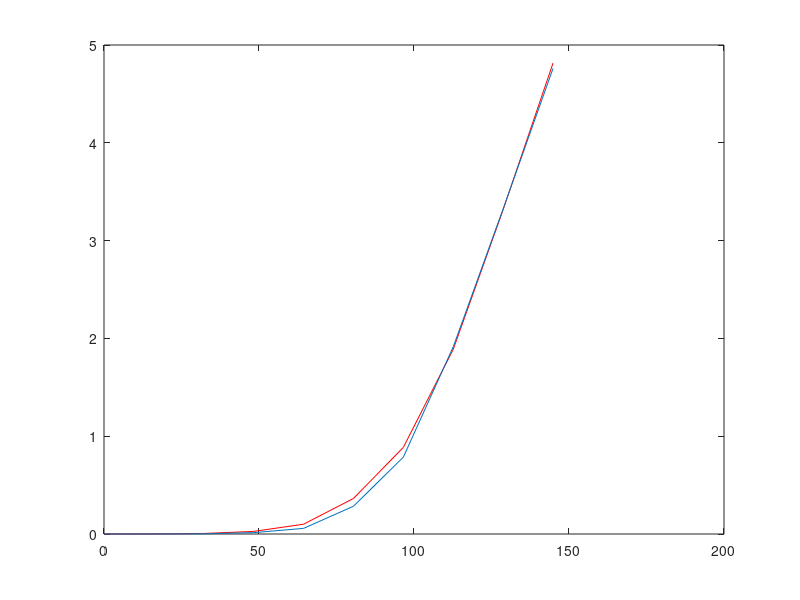

Source code (MATLAB):
r1 = 10;
r2 = 6;
D = 8;

assistedRate = zeros(100,1);
rate = zeros(100,1);
SNR = zeros(10,1);
pdfRate = zeros(10,1);
directRate = zeros(10,1);

Ps = 1;
Pnoise = 1;
for i = 1:10
    
      
    alpha1=0.9;
    alpha2 = 1-alpha1;
    Psb = alpha1*Ps;
    Psm = alpha2*Ps;

    beta1 = 0.1;
    Psm1 = beta1*Psm;
    Psm2 = (1-beta1)*Psm;

    Pr = Ps;
    Prm = Ps/alpha2;
    
    for j = 1:100
    
        g131 = exprnd(1,1,1);
        g12 = exprnd(1,1,1);
        g132 = exprnd(1,1,1);
        g23 = exprnd(1,1,1);

        gamma = 4;

        h131 = g131*(r1^(-gamma));
        h12 = g12*(r2^(-gamma));
        h132 = g132*(r1^(-gamma));
        h23 = g23*(D^(-gamma));

        C1 = alpha1*log(1+h12*Psb);
        C2 = alpha2*log(1+h132*Psm2);

        C3 = alpha1*log(1+h131*Psb) + alpha2*log(1+h132*Psm2+(sqrt(h132*Psm1)+sqrt(h23*Prm))^2);

        [BETA,assistedRate(j)] = fminbnd(@(alpha1)-min(C1+C2,C3),0,1);
        
        %assistedRate(j) = min(C1+C2,C3);
        
        rate(j) = alpha1*log(1+h131*Ps/Pnoise) + alpha2*log(1+h132*Ps/Pnoise);

    end
    pdfRate(i) = mean(-assistedRate);
    directRate(i) = mean(rate);
    
    SNR(i) = 10*log(Ps/Pnoise);
    Ps = 5*Ps;

end

plot(SNR,pdfRate,'r');
hold on
plot(SNR,directRate)